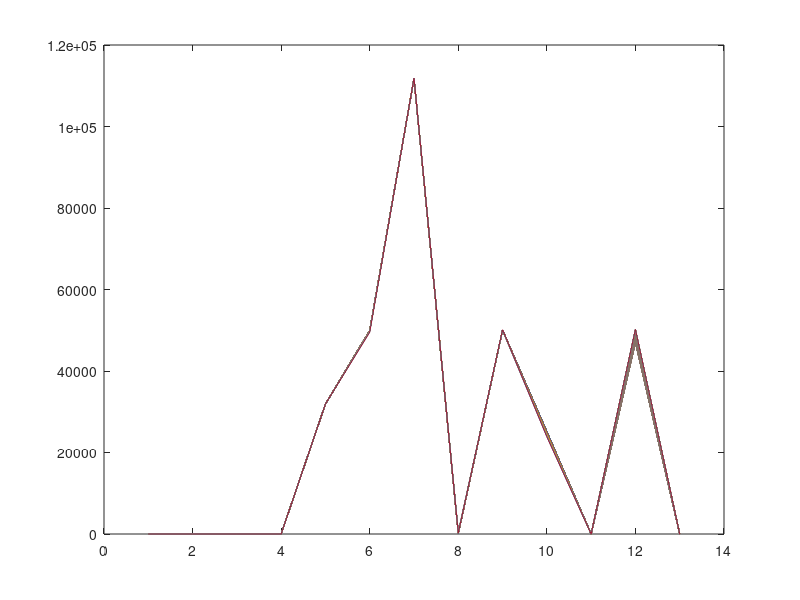
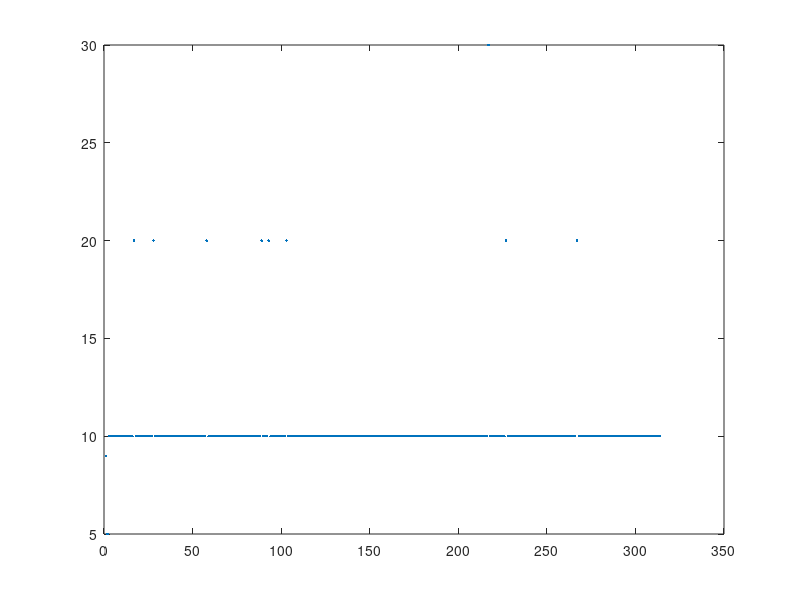

Reproduce these figures in MATLAB, in order.
D =[
    0  	0  	0  	0      	31900    	49950    	111746        	152    	50008        	25116        	0        	46965        	0  
  	0  	0  	0  	0      	31900    	49950    	111745        	153    	50007        	25116        	0        	46974        	0  
  	0  	0  	0  	0      	31900    	49949    	111746        	153    	50008        	25116        	0        	46979        	0  
  	0  	0  	0  	0      	31900    	49951    	111746        	151    	50008        	25116        	0        	46989        	0  
  	0  	0  	0  	0      	31900    	49950    	111745        	151    	50008        	25116        	0        	46999        	0  
  	0  	0  	0  	0      	31901    	49951    	111747        	151    	50008        	25116        	0        	47009        	0  
  	0  	0  	0  	0      	31900    	49951    	111747        	152    	50008        	25116        	0        	47019        	0  
  	0  	0  	0  	0      	31900    	49950    	111744        	153    	50009        	25116        	0        	47029        	0  
  	0  	0  	0  	0      	31900    	49950    	111746        	151    	50008        	25116        	0        	47039        	0  
  	0  	0  	0  	0      	31899    	49951    	111745        	153    	50007        	25116        	0        	47049        	0  
  	0  	0  	0  	0      	31901    	49949    	111746        	151    	50008        	25116        	0        	47059        	0  
  	0  	0  	0  	0      	31900    	49950    	111746        	153    	50008        	25116        	0        	47069        	0  
  	0  	0  	0  	0      	31900    	49950    	111745        	151    	50009        	25116        	0        	47079        	0  
  	0  	0  	0  	0      	31900    	49950    	111746        	152    	50008        	25116        	0        	47089        	0  
  	0  	0  	0  	0      	31901    	49951    	111746        	152    	50008        	25116        	0        	47099        	0  
  	0  	0  	0  	0      	31900    	49949    	111745        	152    	50009        	25116        	0        	47109        	0  
  	0  	0  	0  	0      	31900    	49950    	111746        	151    	50008        	25116        	0        	47119        	0  
  	0  	0  	0  	0      	31901    	49950    	111745        	153    	50007        	25116        	0        	47139        	0  
  	0  	0  	0  	0      	31900    	49950    	111746        	151    	50008        	25116        	0        	47149        	0  
  	0  	0  	0  	0      	31901    	49950    	111745        	152    	50008        	25116        	0        	47159        	0  
  	0  	0  	0  	0      	31900    	49950    	111746        	152    	50008        	25116        	0        	47169        	0  
  	0  	0  	0  	0      	31900    	49951    	111745        	152    	50008        	25116        	0        	47179        	0  
  	0  	0  	0  	0      	31901    	49951    	111746        	153    	50008        	25116        	0        	47189        	0  
  	0  	0  	0  	0      	31900    	49950    	111746        	153    	50008        	25116        	0        	47199        	0  
  	0  	0  	0  	0      	31901    	49951    	111746        	151    	50008        	25116        	0        	47209        	0  
  	0  	0  	0  	0      	31900    	49950    	111745        	151    	50009        	25116        	0        	47219        	0  
  	0  	0  	0  	0      	31900    	49951    	111746        	151    	50008        	25116        	0        	47229        	0  
  	0  	0  	0  	0      	31901    	49950    	111745        	152    	50008        	25116        	0        	47239        	0  
  	0  	0  	0  	0      	31900    	49951    	111745        	152    	50008        	25116        	0        	47259        	0  
  	0  	0  	0  	0      	31900    	49950    	111746        	152    	50008        	25116        	0        	47269        	0  
  	0  	0  	0  	0      	31901    	49950    	111746        	150    	50008        	25116        	0        	47279        	0  
  	0  	0  	0  	0      	31900    	49950    	111746        	152    	50007        	25116        	0        	47289        	0  
  	0  	0  	0  	0      	31900    	49951    	111746        	153    	50008        	25116        	0        	47299        	0  
  	0  	0  	0  	0      	31901    	49950    	111746        	154    	50008        	25116        	0        	47309        	0  
  	0  	0  	0  	0      	31900    	49950    	111746        	153    	50008        	25116        	0        	47319        	0  
  	0  	0  	0  	0      	31900    	49950    	111745        	152    	50008        	25116        	0        	47329        	0  
  	0  	0  	0  	0      	31901    	49951    	111746        	152    	50008        	25116        	0        	47339        	0  
  	0  	0  	0  	0      	31900    	49951    	111746        	152    	50009        	25116        	0        	47349        	0  
  	0  	0  	0  	0      	31900    	49950    	111746        	151    	50008        	25116        	0        	47359        	0  
  	0  	0  	0  	0      	31900    	49950    	111747        	151    	50008        	25116        	0        	47369        	0  
  	0  	0  	0  	0      	31900    	49950    	111746        	152    	50008        	25116        	0        	47379        	0  
  	0  	0  	0  	0      	31900    	49951    	111745        	153    	50008        	25116        	0        	47389        	0  
  	0  	0  	0  	0      	31900    	49949    	111745        	152    	50008        	25116        	0        	47399        	0  
  	0  	0  	0  	0      	31900    	49950    	111746        	152    	50008        	25116        	0        	47409        	0  
  	0  	0  	0  	0      	31900    	49950    	111747        	152    	50008        	25116        	0        	47419        	0  
  	0  	0  	0  	0      	31901    	49951    	111746        	153    	50008        	25116        	0        	47429        	0  
  	0  	0  	0  	0      	31901    	49951    	111746        	152    	50008        	25116        	0        	47439        	0  
  	0  	0  	0  	0      	31900    	49951    	111746        	151    	50008        	25116        	0        	47449        	0  
  	0  	0  	0  	0      	31900    	49951    	111745        	153    	50007        	25116        	0        	47459        	0  
  	0  	0  	0  	0      	31901    	49950    	111746        	151    	50008        	25116        	0        	47469        	0  
  	0  	0  	0  	0      	31900    	49950    	111746        	152    	50008        	25116        	0        	47479        	0  
  	0  	0  	0  	0      	31900    	49951    	111746        	152    	50008        	25116        	0        	47489        	0  
  	0  	0  	0  	0      	31900    	49951    	111745        	151    	50008        	25116        	0        	47499        	0  
  	0  	0  	0  	0      	31900    	49950    	111745        	152    	50008        	25116        	0        	47509        	0  
  	0  	0  	0  	0      	31901    	49950    	111745        	152    	50008        	25116        	0        	47519        	0  
  	0  	0  	0  	0      	31900    	49950    	111745        	152    	50008        	25116        	0        	47529        	0  
  	0  	0  	0  	0      	31900    	49951    	111746        	152    	50008        	25116        	0        	47539        	0  
  	0  	0  	0  	0      	31901    	49950    	111746        	152    	50008        	25116        	0        	47549        	0  
  	0  	0  	0  	0      	31900    	49950    	111746        	153    	50008        	25116        	0        	47569        	0  
  	0  	0  	0  	0      	31900    	49951    	111745        	152    	50008        	25116        	0        	47579        	0  
  	0  	0  	0  	0      	31900    	49950    	111746        	152    	50008        	25116        	0        	47589        	0  
  	0  	0  	0  	0      	31900    	49951    	111746        	152    	50009        	25116        	0        	47599        	0  
  	0  	0  	0  	0      	31901    	49950    	111746        	152    	50008        	25116        	0        	47609        	0  
  	0  	0  	0  	0      	31900    	49951    	111746        	152    	50008        	25116        	0        	47619        	0  
  	0  	0  	0  	0      	31901    	49950    	111746        	153    	50008        	25116        	0        	47629        	0  
  	0  	0  	0  	0      	31900    	49950    	111746        	152    	50008        	25116        	0        	47639        	0  
  	0  	0  	0  	0      	31901    	49951    	111745        	152    	50008        	25116        	0        	47649        	0  
  	0  	0  	0  	0      	31900    	49951    	111746        	152    	50007        	25116        	0        	47659        	0  
  	0  	0  	0  	0      	31900    	49951    	111746        	153    	50008        	25116        	0        	47669        	0  
  	0  	0  	0  	0      	31900    	49951    	111746        	152    	50008        	25116        	0        	47679        	0  
  	0  	0  	0  	0      	31901    	49950    	111746        	152    	50009        	25116        	0        	47689        	0  
  	0  	0  	0  	0      	31900    	49949    	111745        	152    	50008        	25116        	0        	47699        	0  
  	0  	0  	0  	0      	31900    	49950    	111745        	153    	50007        	25116        	0        	47709        	0  
  	0  	0  	0  	0      	31900    	49950    	111747        	152    	50008        	25116        	0        	47719        	0  
  	0  	0  	0  	0      	31900    	49951    	111746        	152    	50007        	25116        	0        	47729        	0  
  	0  	0  	0  	0      	31900    	49950    	111745        	152    	50007        	25116        	0        	47739        	0  
  	0  	0  	0  	0      	31900    	49950    	111745        	151    	50008        	25116        	0        	47749        	0  
  	0  	0  	0  	0      	31901    	49949    	111746        	153    	50008        	25116        	0        	47759        	0  
  	0  	0  	0  	0      	31899    	49950    	111746        	152    	50008        	25116        	0        	47769        	0  
  	0  	0  	0  	0      	31900    	49951    	111746        	153    	50007        	25116        	0        	47779        	0  
  	0  	0  	0  	0      	31900    	49950    	111745        	152    	50008        	25116        	0        	47789        	0  
  	0  	0  	0  	0      	31900    	49950    	111747        	152    	50008        	25116        	0        	47799        	0  
  	0  	0  	0  	0      	31901    	49949    	111746        	152    	50008        	25116        	0        	47809        	0  
  	0  	0  	0  	0      	31900    	49950    	111746        	152    	50008        	25116        	0        	47819        	0  
  	0  	0  	0  	0      	31900    	49951    	111746        	153    	50007        	25116        	0        	47829        	0  
  	0  	0  	0  	0      	31900    	49950    	111747        	152    	50008        	25116        	0        	47839        	0  
  	0  	0  	0  	0      	31900    	49949    	111746        	150    	50008        	25116        	0        	47849        	0  
  	0  	0  	0  	0      	31900    	49950    	111746        	152    	50007        	25116        	0        	47859        	0  
  	0  	0  	0  	0      	31900    	49951    	111745        	153    	50008        	25116        	0        	47869        	0  
  	0  	0  	0  	0      	31900    	49949    	111746        	151    	50008        	25116        	0        	47889        	0  
  	0  	0  	0  	0      	31900    	49951    	111746        	152    	50007        	25116        	0        	47899        	0  
  	0  	0  	0  	0      	31901    	49951    	111746        	153    	50008        	25116        	0        	47909        	0  
  	0  	0  	0  	0      	31900    	49949    	111745        	152    	50008        	25116        	0        	47919        	0  
  	0  	0  	0  	0      	31900    	49951    	111745        	152    	50008        	25116        	0        	47939        	0  
  	0  	0  	0  	0      	31900    	49950    	111746        	151    	50008        	25116        	0        	47949        	0  
  	0  	0  	0  	0      	31900    	49950    	111747        	153    	50008        	25116        	0        	47959        	0  
  	0  	0  	0  	0      	31901    	49950    	111746        	153    	50008        	25116        	0        	47969        	0  
  	0  	0  	0  	0      	31900    	49950    	111745        	153    	50008        	25116        	0        	47979        	0  
  	0  	0  	0  	0      	31900    	49949    	111745        	153    	50007        	25116        	0        	47989        	0  
  	0  	0  	0  	0      	31901    	49951    	111746        	151    	50009        	25116        	0        	47999        	0  
  	0  	0  	0  	0      	31901    	49951    	111747        	153    	50008        	25116        	0        	48009        	0  
  	0  	0  	0  	0      	31900    	49950    	111745        	154    	50008        	25116        	0        	48019        	0  
  	0  	0  	0  	0      	31901    	49950    	111746        	151    	50008        	25116        	0        	48029        	0  
  	0  	0  	0  	0      	31900    	49950    	111745        	152    	50008        	25116        	0        	48049        	0  
  	0  	0  	0  	0      	31900    	49951    	111747        	152    	50008        	25116        	0        	48059        	0  
  	0  	0  	0  	0      	31900    	49951    	111746        	153    	50008        	25116        	0        	48069        	0  
  	0  	0  	0  	0      	31900    	49950    	111746        	153    	50008        	25116        	0        	48079        	0  
  	0  	0  	0  	0      	31900    	49949    	111746        	152    	50008        	25116        	0        	48089        	0  
  	0  	0  	0  	0      	31901    	49951    	111746        	152    	50008        	25116        	0        	48099        	0  
  	0  	0  	0  	0      	31900    	49951    	111745        	152    	50008        	25116        	0        	48109        	0  
  	0  	0  	0  	0      	31900    	49951    	111746        	152    	50009        	25116        	0        	48119        	0  
  	0  	0  	0  	0      	31900    	49950    	111745        	152    	50007        	25116        	0        	48129        	0  
  	0  	0  	0  	0      	31900    	49951    	111746        	153    	50008        	25116        	0        	48139        	0  
  	0  	0  	0  	0      	31901    	49950    	111745        	152    	50008        	25116        	0        	48149        	0  
  	0  	0  	0  	0      	31901    	49950    	111746        	152    	50008        	25116        	0        	48159        	0  
  	0  	0  	0  	0      	31900    	49950    	111745        	151    	50008        	25116        	0        	48169        	0  
  	0  	0  	0  	0      	31901    	49950    	111745        	153    	50008        	25116        	0        	48179        	0  
  	0  	0  	0  	0      	31900    	49951    	111745        	152    	50008        	25116        	0        	48189        	0  
  	0  	0  	0  	0      	31901    	49951    	111746        	152    	50008        	25116        	0        	48199        	0  
  	0  	0  	0  	0      	31900    	49951    	111746        	153    	50008        	25116        	0        	48209        	0  
  	0  	0  	0  	0      	31900    	49949    	111745        	151    	50008        	25116        	0        	48219        	0  
  	0  	0  	0  	0      	31900    	49950    	111745        	152    	50007        	25116        	0        	48229        	0  
  	0  	0  	0  	0      	31900    	49951    	111746        	151    	50008        	25116        	0        	48239        	0  
  	0  	0  	0  	0      	31900    	49950    	111746        	152    	50008        	25116        	0        	48249        	0  
  	0  	0  	0  	0      	31900    	49950    	111746        	153    	50008        	25116        	0        	48259        	0  
  	0  	0  	0  	0      	31900    	49951    	111746        	154    	50008        	25116        	0        	48269        	0  
  	0  	0  	0  	0      	31899    	49951    	111745        	153    	50007        	25116        	0        	48279        	0  
  	0  	0  	0  	0      	31901    	49950    	111746        	152    	50008        	25116        	0        	48289        	0  
  	0  	0  	0  	0      	31900    	49950    	111746        	152    	50008        	25116        	0        	48299        	0  
  	0  	0  	0  	0      	31900    	49951    	111745        	153    	50009        	25116        	0        	48309        	0  
  	0  	0  	0  	0      	31899    	49950    	111745        	152    	50008        	25116        	0        	48319        	0  
  	0  	0  	0  	0      	31901    	49951    	111745        	152    	50008        	25116        	0        	48329        	0  
  	0  	0  	0  	0      	31900    	49950    	111745        	153    	50008        	25116        	0        	48339        	0  
  	0  	0  	0  	0      	31901    	49950    	111746        	153    	50008        	25116        	0        	48349        	0  
  	0  	0  	0  	0      	31900    	49951    	111747        	153    	50007        	25116        	0        	48359        	0  
  	0  	0  	0  	0      	31900    	49950    	111745        	151    	50008        	25116        	0        	48369        	0  
  	0  	0  	0  	0      	31900    	49950    	111746        	152    	50007        	25116        	0        	48379        	0  
  	0  	0  	0  	0      	31900    	49950    	111746        	153    	50008        	25116        	0        	48389        	0  
  	0  	0  	0  	0      	31900    	49950    	111745        	153    	50008        	25116        	0        	48399        	0  
  	0  	0  	0  	0      	31900    	49949    	111746        	153    	50009        	25116        	0        	48409        	0  
  	0  	0  	0  	0      	31901    	49950    	111746        	153    	50008        	25116        	0        	48419        	0  
  	0  	0  	0  	0      	31900    	49950    	111745        	152    	50008        	25116        	0        	48429        	0  
  	0  	0  	0  	0      	31900    	49951    	111746        	152    	50008        	25116        	0        	48439        	0  
  	0  	0  	0  	0      	31901    	49950    	111745        	153    	50008        	25116        	0        	48449        	0  
  	0  	0  	0  	0      	31900    	49949    	111745        	151    	50008        	25116        	0        	48459        	0  
  	0  	0  	0  	0      	31901    	49950    	111745        	152    	50008        	25116        	0        	48469        	0  
  	0  	0  	0  	0      	31900    	49951    	111745        	151    	50008        	25116        	0        	48479        	0  
  	0  	0  	0  	0      	31901    	49951    	111746        	153    	50008        	25116        	0        	48489        	0  
  	0  	0  	0  	0      	31901    	49950    	111745        	153    	50009        	25116        	0        	48499        	0  
  	0  	0  	0  	0      	31900    	49950    	111745        	153    	50008        	25116        	0        	48509        	0  
  	0  	0  	0  	0      	31901    	49950    	111745        	151    	50008        	25116        	0        	48519        	0  
  	0  	0  	0  	0      	31900    	49951    	111746        	153    	50007        	25116        	0        	48529        	0  
  	0  	0  	0  	0      	31900    	49950    	111746        	153    	50008        	25116        	0        	48539        	0  
  	0  	0  	0  	0      	31901    	49950    	111746        	152    	50009        	25116        	0        	48549        	0  
  	0  	0  	0  	0      	31901    	49949    	111745        	151    	50008        	25116        	0        	48559        	0  
  	0  	0  	0  	0      	31900    	49951    	111746        	152    	50008        	25116        	0        	48569        	0  
  	0  	0  	0  	0      	31900    	49949    	111747        	153    	50008        	25116        	0        	48579        	0  
  	0  	0  	0  	0      	31900    	49950    	111746        	153    	50008        	25116        	0        	48589        	0  
  	0  	0  	0  	0      	31900    	49950    	111745        	152    	50008        	25116        	0        	48599        	0  
  	0  	0  	0  	0      	31900    	49950    	111746        	152    	50009        	25116        	0        	48609        	0  
  	0  	0  	0  	0      	31901    	49950    	111746        	151    	50007        	25116        	0        	48619        	0  
  	0  	0  	0  	0      	31900    	49950    	111745        	152    	50008        	25116        	0        	48629        	0  
  	0  	0  	0  	0      	31900    	49950    	111746        	153    	50008        	25116        	0        	48639        	0  
  	0  	0  	0  	0      	31901    	49950    	111745        	153    	50008        	25116        	0        	48649        	0  
  	0  	0  	0  	0      	31901    	49950    	111747        	151    	50007        	25116        	0        	48659        	0  
  	0  	0  	0  	0      	31900    	49950    	111745        	152    	50007        	25116        	0        	48669        	0  
  	0  	0  	0  	0      	31901    	49950    	111746        	153    	50008        	25116        	0        	48679        	0  
  	0  	0  	0  	0      	31899    	49950    	111745        	152    	50007        	25116        	0        	48689        	0  
  	0  	0  	0  	0      	31900    	49949    	111746        	152    	50008        	25116        	0        	48699        	0  
  	0  	0  	0  	0      	31901    	49949    	111746        	151    	50008        	25116        	0        	48709        	0  
  	0  	0  	0  	0      	31901    	49951    	111746        	153    	50008        	25116        	0        	48719        	0  
  	0  	0  	0  	0      	31899    	49951    	111746        	151    	50008        	25116        	0        	48729        	0  
  	0  	0  	0  	0      	31900    	49949    	111745        	152    	50007        	25116        	0        	48739        	0  
  	0  	0  	0  	0      	31900    	49949    	111746        	151    	50008        	25116        	0        	48749        	0  
  	0  	0  	0  	0      	31901    	49951    	111745        	152    	50008        	25116        	0        	48759        	0  
  	0  	0  	0  	0      	31900    	49951    	111746        	153    	50008        	25116        	0        	48769        	0  
  	0  	0  	0  	0      	31900    	49950    	111746        	151    	50008        	25116        	0        	48779        	0  
  	0  	0  	0  	0      	31900    	49949    	111746        	152    	50008        	25116        	0        	48789        	0  
  	0  	0  	0  	0      	31900    	49950    	111746        	152    	50008        	25116        	0        	48799        	0  
  	0  	0  	0  	0      	31901    	49951    	111746        	152    	50008        	25116        	0        	48809        	0  
  	0  	0  	0  	0      	31901    	49951    	111746        	153    	50007        	25116        	0        	48819        	0  
  	0  	0  	0  	0      	31900    	49950    	111745        	152    	50008        	25116        	0        	48829        	0  
  	0  	0  	0  	0      	31900    	49949    	111746        	150    	50008        	25116        	0        	48839        	0  
  	0  	0  	0  	0      	31901    	49949    	111746        	152    	50008        	25116        	0        	48849        	0  
  	0  	0  	0  	0      	31900    	49950    	111746        	152    	50008        	25116        	0        	48859        	0  
  	0  	0  	0  	0      	31900    	49951    	111746        	152    	50008        	25116        	0        	48869        	0  
  	0  	0  	0  	0      	31899    	49950    	111747        	152    	50008        	25116        	0        	48879        	0  
  	0  	0  	0  	0      	31901    	49951    	111745        	152    	50008        	25116        	0        	48889        	0  
  	0  	0  	0  	0      	31901    	49951    	111745        	153    	50008        	25116        	0        	48899        	0  
  	0  	0  	0  	0      	31900    	49951    	111746        	152    	50007        	25116        	0        	48909        	0  
  	0  	0  	0  	0      	31900    	49949    	111745        	151    	50008        	25116        	0        	48919        	0  
  	0  	0  	0  	0      	31900    	49950    	111745        	153    	50008        	25116        	0        	48929        	0  
  	0  	0  	0  	0      	31900    	49949    	111746        	151    	50008        	25116        	0        	48939        	0  
  	0  	0  	0  	0      	31900    	49950    	111746        	152    	50008        	25116        	0        	48949        	0  
  	0  	0  	0  	0      	31901    	49949    	111745        	153    	50007        	25116        	0        	48959        	0  
  	0  	0  	0  	0      	31900    	49950    	111746        	153    	50007        	25116        	0        	48969        	0  
  	0  	0  	0  	0      	31901    	49949    	111745        	151    	50007        	25116        	0        	48979        	0  
  	0  	0  	0  	0      	31900    	49951    	111746        	153    	50008        	25116        	0        	48989        	0  
  	0  	0  	0  	0      	31901    	49950    	111746        	151    	50008        	25116        	0        	48999        	0  
  	0  	0  	0  	0      	31901    	49949    	111746        	152    	50007        	25116        	0        	49009        	0  
  	0  	0  	0  	0      	31900    	49949    	111745        	150    	50009        	25116        	0        	49019        	0  
  	0  	0  	0  	0      	31900    	49950    	111745        	151    	50008        	25116        	0        	49029        	0  
  	0  	0  	0  	0      	31900    	49951    	111746        	152    	50008        	25116        	0        	49039        	0  
  	0  	0  	0  	0      	31900    	49950    	111746        	152    	50008        	25116        	0        	49049        	0  
  	0  	0  	0  	0      	31900    	49949    	111745        	152    	50008        	25116        	0        	49059        	0  
  	0  	0  	0  	0      	31901    	49951    	111746        	153    	50008        	25116        	0        	49069        	0  
  	0  	0  	0  	0      	31900    	49950    	111746        	151    	50008        	25116        	0        	49079        	0  
  	0  	0  	0  	0      	31901    	49951    	111746        	152    	50007        	25116        	0        	49089        	0  
  	0  	0  	0  	0      	31900    	49950    	111746        	152    	50008        	25116        	0        	49099        	0  
  	0  	0  	0  	0      	31900    	49950    	111747        	151    	50008        	25116        	0        	49109        	0  
  	0  	0  	0  	0      	31900    	49950    	111747        	152    	50007        	25116        	0        	49119        	0  
  	0  	0  	0  	0      	31900    	49950    	111746        	152    	50008        	25116        	0        	49129        	0  
  	0  	0  	0  	0      	31900    	49951    	111746        	151    	50008        	25116        	0        	49139        	0  
  	0  	0  	0  	0      	31901    	49951    	111746        	152    	50008        	25116        	0        	49149        	0  
  	0  	0  	0  	0      	31900    	49950    	111746        	154    	50008        	25116        	0        	49159        	0  
  	0  	0  	0  	0      	31900    	49951    	111747        	151    	50008        	25116        	0        	49169        	0  
  	0  	0  	0  	0      	31900    	49950    	111746        	152    	50008        	25116        	0        	49179        	0  
  	0  	0  	0  	0      	31901    	49949    	111747        	152    	50007        	25116        	0        	49209        	0  
  	0  	0  	0  	0      	31901    	49950    	111746        	153    	50008        	25116        	0        	49219        	0  
  	0  	0  	0  	0      	31900    	49951    	111746        	151    	50008        	25116        	0        	49229        	0  
  	0  	0  	0  	0      	31900    	49951    	111746        	153    	50008        	25116        	0        	49239        	0  
  	0  	0  	0  	0      	31901    	49950    	111746        	153    	50008        	25116        	0        	49249        	0  
  	0  	0  	0  	0      	31900    	49950    	111745        	151    	50008        	25116        	0        	49259        	0  
  	0  	0  	0  	0      	31900    	49949    	111746        	151    	50007        	25116        	0        	49269        	0  
  	0  	0  	0  	0      	31901    	49949    	111745        	153    	50008        	25116        	0        	49279        	0  
  	0  	0  	0  	0      	31900    	49951    	111745        	151    	50008        	25116        	0        	49289        	0  
  	0  	0  	0  	0      	31900    	49950    	111746        	153    	50008        	25116        	0        	49299        	0  
  	0  	0  	0  	0      	31900    	49950    	111747        	152    	50008        	25116        	0        	49319        	0  
  	0  	0  	0  	0      	31900    	49951    	111746        	152    	50008        	25116        	0        	49329        	0  
  	0  	0  	0  	0      	31899    	49950    	111745        	152    	50008        	25116        	0        	49339        	0  
  	0  	0  	0  	0      	31901    	49950    	111746        	152    	50008        	25116        	0        	49349        	0  
  	0  	0  	0  	0      	31899    	49950    	111746        	152    	50008        	25116        	0        	49359        	0  
  	0  	0  	0  	0      	31900    	49950    	111745        	152    	50007        	25116        	0        	49369        	0  
  	0  	0  	0  	0      	31899    	49949    	111745        	151    	50008        	25116        	0        	49379        	0  
  	0  	0  	0  	0      	31900    	49950    	111746        	153    	50008        	25116        	0        	49389        	0  
  	0  	0  	0  	0      	31901    	49951    	111746        	151    	50008        	25116        	0        	49399        	0  
  	0  	0  	0  	0      	31900    	49950    	111746        	153    	50008        	25116        	0        	49409        	0  
  	0  	0  	0  	0      	31900    	49950    	111747        	152    	50008        	25116        	0        	49419        	0  
  	0  	0  	0  	0      	31900    	49951    	111746        	153    	50007        	25116        	0        	49429        	0  
  	0  	0  	0  	0      	31900    	49950    	111745        	153    	50008        	25116        	0        	49439        	0  
  	0  	0  	0  	0      	31900    	49950    	111744        	151    	50008        	25116        	0        	49449        	0  
  	0  	0  	0  	0      	31900    	49949    	111746        	152    	50008        	25116        	0        	49459        	0  
  	0  	0  	0  	0      	31901    	49950    	111747        	153    	50007        	25116        	0        	49469        	0  
  	0  	0  	0  	0      	31900    	49950    	111745        	151    	50008        	25116        	0        	49479        	0  
  	0  	0  	0  	0      	31901    	49949    	111746        	151    	50007        	25116        	0        	49489        	0  
  	0  	0  	0  	0      	31900    	49951    	111745        	153    	50008        	25116        	0        	49499        	0  
  	0  	0  	0  	0      	31901    	49951    	111746        	152    	50008        	25116        	0        	49509        	0  
  	0  	0  	0  	0      	31900    	49950    	111746        	152    	50008        	25116        	0        	49519        	0  
  	0  	0  	0  	0      	31899    	49951    	111746        	152    	50008        	25116        	0        	49529        	0  
  	0  	0  	0  	0      	31899    	49950    	111745        	152    	50008        	25116        	0        	49539        	0  
  	0  	0  	0  	0      	31900    	49951    	111746        	151    	50008        	25116        	0        	49549        	0  
  	0  	0  	0  	0      	31900    	49951    	111747        	152    	50008        	25116        	0        	49559        	0  
  	0  	0  	0  	0      	31900    	49951    	111747        	154    	50008        	25116        	0        	49569        	0  
  	0  	0  	0  	0      	31901    	49951    	111745        	153    	50007        	25116        	0        	49579        	0  
  	0  	0  	0  	0      	31899    	49949    	111746        	152    	50007        	25116        	0        	49589        	0  
  	0  	0  	0  	0      	31901    	49950    	111746        	153    	50007        	25116        	0        	49599        	0  
  	0  	0  	0  	0      	31900    	49950    	111746        	151    	50009        	25116        	0        	49609        	0  
  	0  	0  	0  	0      	31901    	49951    	111746        	153    	50007        	25116        	0        	49619        	0  
  	0  	0  	0  	0      	31900    	49951    	111746        	152    	50009        	25116        	0        	49629        	0  
  	0  	0  	0  	0      	31899    	49951    	111745        	153    	50008        	25116        	0        	49639        	0  
  	0  	0  	0  	0      	31900    	49950    	111746        	152    	50008        	25116        	0        	49649        	0  
  	0  	0  	0  	0      	31900    	49949    	111745        	153    	50008        	25116        	0        	49659        	0  
  	0  	0  	0  	0      	31900    	49949    	111745        	152    	50008        	25116        	0        	49669        	0  
  	0  	0  	0  	0      	31900    	49949    	111746        	151    	50008        	25116        	0        	49679        	0  
  	0  	0  	0  	0      	31901    	49951    	111747        	154    	50007        	25116        	0        	49689        	0  
  	0  	0  	0  	0      	31901    	49951    	111746        	152    	50008        	25116        	0        	49699        	0  
  	0  	0  	0  	0      	31900    	49951    	111746        	152    	50008        	25116        	0        	49709        	0  
  	0  	0  	0  	0      	31900    	49951    	111745        	152    	50008        	25116        	0        	49729        	0  
  	0  	0  	0  	0      	31900    	49950    	111745        	152    	50008        	25116        	0        	49739        	0  
  	0  	0  	0  	0      	31901    	49951    	111746        	152    	50008        	25116        	0        	49749        	0  
  	0  	0  	0  	0      	31901    	49950    	111744        	152    	50008        	25116        	0        	49759        	0  
  	0  	0  	0  	0      	31901    	49949    	111747        	153    	50009        	25116        	0        	49769        	0  
  	0  	0  	0  	0      	31900    	49950    	111747        	151    	50008        	25116        	0        	49779        	0  
  	0  	0  	0  	0      	31901    	49950    	111747        	153    	50008        	25116        	0        	49789        	0  
  	0  	0  	0  	0      	31901    	49950    	111746        	152    	50009        	25116        	0        	49799        	0  
  	0  	0  	0  	0      	31900    	49950    	111747        	151    	50008        	25116        	0        	49809        	0  
  	0  	0  	0  	0      	31901    	49950    	111745        	152    	50009        	25116        	0        	49819        	0  
  	0  	0  	0  	0      	31900    	49951    	111746        	151    	50008        	25116        	0        	49829        	0  
  	0  	0  	0  	0      	31900    	49951    	111745        	153    	50007        	25116        	0        	49839        	0  
  	0  	0  	0  	0      	31900    	49951    	111745        	152    	50008        	25116        	0        	49849        	0  
  	0  	0  	0  	0      	31900    	49950    	111745        	152    	50008        	25116        	0        	49859        	0  
  	0  	0  	0  	0      	31900    	49951    	111746        	152    	50007        	25116        	0        	49869        	0  
  	0  	0  	0  	0      	31900    	49951    	111746        	153    	50008        	25116        	0        	49879        	0  
  	0  	0  	0  	0      	31900    	49950    	111746        	153    	50008        	25116        	0        	49889        	0  
  	0  	0  	0  	0      	31901    	49951    	111746        	153    	50008        	25116        	0        	49899        	0  
  	0  	0  	0  	0      	31900    	49950    	111745        	152    	50008        	25116        	0        	49909        	0  
  	0  	0  	0  	0      	31900    	49950    	111745        	153    	50008        	25116        	0        	49919        	0  
  	0  	0  	0  	0      	31900    	49950    	111746        	151    	50008        	25116        	0        	49929        	0  
  	0  	0  	0  	0      	31901    	49950    	111747        	152    	50007        	25116        	0        	49939        	0  
  	0  	0  	0  	0      	31901    	49950    	111746        	151    	50008        	25116        	0        	49949        	0  
  	0  	0  	0  	0      	31900    	49949    	111746        	153    	50008        	25116        	0        	49959        	0  
  	0  	0  	0  	0      	31901    	49951    	111746        	151    	50007        	25116        	0        	49969        	0  
  	0  	0  	0  	0      	31900    	49950    	111745        	152    	50009        	25116        	0        	49979        	0  
  	0  	0  	0  	0      	31901    	49950    	111746        	153    	50008        	25116        	0        	49989        	0  
  	0  	0  	0  	0      	31900    	49950    	111746        	153    	50008        	25116        	0        	49999        	0  
  	0  	0  	0  	0      	31899    	49950    	111746        	152    	50008        	25116        	0        	50009        	0  
  	0  	0  	0  	0      	31900    	49951    	111745        	152    	50008        	25116        	0        	50019        	0  
  	0  	0  	0  	0      	31901    	49950    	111746        	153    	50008        	25116        	0        	50029        	0  
  	0  	0  	0  	0      	31900    	49950    	111747        	152    	50008        	25116        	0        	50039        	0  
  	0  	0  	0  	0      	31900    	49951    	111745        	152    	50008        	25116        	0        	50049        	0  
  	0  	0  	0  	0      	31900    	49951    	111746        	151    	50008        	25116        	0        	50059        	0  
  	0  	0  	0  	0      	31901    	49951    	111746        	152    	50008        	25116        	0        	50069        	0  
  	0  	0  	0  	0      	31901    	49950    	111746        	152    	50008        	25115        	0        	50079        	0  
  	0  	0  	0  	0      	31900    	49949    	111746        	150    	50008        	25115        	0        	50089        	0  
  	0  	0  	0  	0      	31901    	49949    	111746        	152    	50008        	25114        	0        	50099        	0  
  	0  	0  	0  	0      	31900    	49951    	111746        	151    	50008        	25114        	0        	50109        	0  
  	0  	0  	0  	0      	31900    	49950    	111746        	153    	50008        	25110        	0        	50119        	0  
  	0  	0  	0  	0      	31900    	49950    	111746        	152    	50007        	25105        	0        	50129        	0  
  	0  	0  	0  	0      	31901    	49943    	111751        	161    	49992        	25075        	0        	50139        	0  
  	0  	0  	0  	0      	31902    	49920    	111759        	207    	49976        	24858        	0        	50149        	0  
  	0  	0  	0  	0      	31902    	49879    	111778        	319    	49945        	24394        	0        	50159        	0  
  	0  	0  	0  	0      	31902    	49816    	111803        	519    	49945        	23903        	0        	50169        	0  
  	0  	0  	0  	0      	31903    	49731    	111821        	498    	49944        	24158        	0        	50179        	0  
  	0  	0  	0  	0      	31903    	49635    	111834        	385    	50005        	24043        	0        	50189        	0  
  	0  	0  	0  	0      	31902    	49528    	111856        	304    	50115        	23897        	0        	50199        	0  
  ];
plot(D.');

figure;
plot(diff(D(:, (end-1)) ), '.' ) 

